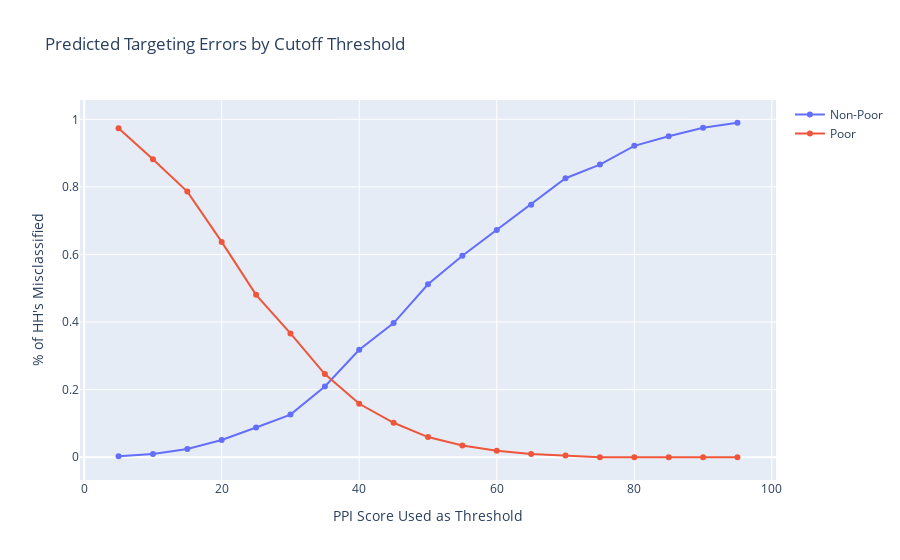

The code cell stored with this chart in its notebook:
### Code cell
# fig2= px.histogram(T,x='e50',nbins=10)#,y='i50')
fig = go.Figure(data=[go.Line(y=T['i50'], orientation='v',x=T['cutoff'], name="Non-Poor",
                             hovertemplate= "Non-Poor Included: <b>%{y:.1%}</b><br><extra></extra>")])
fig.add_trace(go.Line(y=T['e50'], orientation='v',x=T['cutoff'], name="Poor",
        hovertemplate= "Poor Excluded: <b>%{y:.1%}</b><br><extra></extra>"))
fig.update_traces(mode="markers+lines")
fig.update_layout(
    title_text='Predicted Targeting Errors by Cutoff Threshold',
    xaxis_title_text="PPI Score Used as Threshold",
    yaxis_title_text="% of HH's Misclassified",
    hovermode="x unified"
)

### Figure 1 — Plotly figure (JSON) as saved in the notebook; plotly's stock layout.template omitted (floating-point values rounded to 4 significant figures)
{"data": [{"hovertemplate": "Non-Poor Included: <b>%{y:.1%}</b><br><extra></extra>", "mode": "markers+lines", "name": "Non-Poor", "orientation": "v", "type": "scatter", "x": [5, 10, 15, 20, 25, 30, 35, 40, 45, 50, 55, 60, 65, 70, 75, 80, 85, 90, 95], "y": [0.003247, 0.009901, 0.02448, 0.05102, 0.08814, 0.1262, 0.2095, 0.318, 0.3969, 0.5118, 0.5965, 0.6724, 0.7473, 0.8257, 0.8659, 0.9215, 0.9497, 0.9752, 0.9898]}, {"hovertemplate": "Poor Excluded: <b>%{y:.1%}</b><br><extra></extra>", "mode": "markers+lines", "name": "Poor", "orientation": "v", "type": "scatter", "x": [5, 10, 15, 20, 25, 30, 35, 40, 45, 50, 55, 60, 65, 70, 75, 80, 85, 90, 95], "y": [0.9738, 0.8818, 0.7861, 0.6372, 0.4806, 0.3663, 0.2462, 0.1582, 0.102, 0.0597, 0.035, 0.01951, 0.009756, 0.004926, 0, 0, 0, 0, 0]}], "layout": {"hovermode": "x unified", "title": {"text": "Predicted Targeting Errors by Cutoff Threshold"}, "xaxis": {"title": {"text": "PPI Score Used as Threshold"}}, "yaxis": {"title": {"text": "% of HH's Misclassified"}}}}
